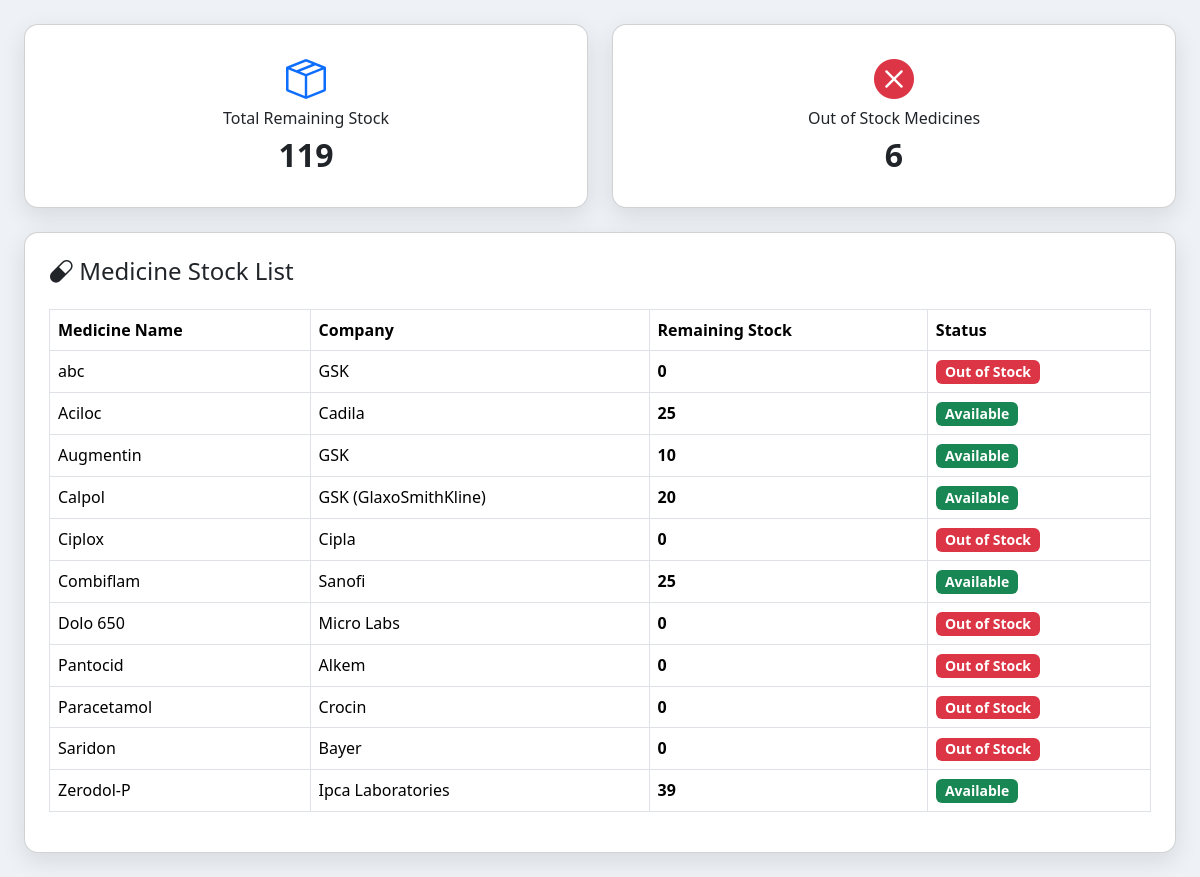
The page /bill_master/stock_bill.php on the database its author committed.
### tables this page shows
CREATE TABLE `medicine_master` (
  `id` int(11) NOT NULL,
  `medicine_name` varchar(100) NOT NULL,
  `company_name` varchar(100) DEFAULT NULL,
  `stock` int(11) DEFAULT 0,
  `created_at` timestamp NOT NULL DEFAULT current_timestamp()
);

### bill_master/stock_bill.php (the view, shortened to what this page needs)
<?php
$conn = mysqli_connect("localhost","root","","medical_shop");
$q1 = mysqli_query($conn,"SELECT SUM(stock) AS total_stock FROM medicine_master");
$totalStock = mysqli_fetch_assoc($q1)['total_stock'] ?? 0;
$outQ = mysqli_query($conn,"SELECT COUNT(*) AS out_stock FROM medicine_master WHERE stock = 0");
$outStock = mysqli_fetch_assoc($outQ)['out_stock'] ?? 0;
$data = mysqli_query($conn,"
    SELECT medicine_name, company_name, stock
    FROM medicine_master
    ORDER BY medicine_name ASC
");
?>
<!DOCTYPE html>
<html>
<head>
<link href="https://cdn.jsdelivr.net/npm/bootstrap@5.3.2/dist/css/bootstrap.min.css" rel="stylesheet">
<link href="https://cdn.jsdelivr.net/npm/bootstrap-icons@1.11.1/font/bootstrap-icons.css" rel="stylesheet">
</head>
<body>
<div class="container-fluid p-4">
<div class="row g-4 mb-4">
<div class="col-md-6">
<div class="card text-center p-4">
<i class="bi bi-box-seam fs-1 text-primary"></i>
<h6>Total Remaining Stock</h6>
<h2 class="fw-bold"><?= $totalStock ?></h2>
</div>
</div>
<div class="col-md-6">
<div class="card text-center p-4">
<i class="bi bi-x-circle-fill fs-1 text-danger"></i>
<h6>Out of Stock Medicines</h6>
<h2 class="fw-bold"><?= $outStock ?></h2>
</div>
</div>
</div>
<div class="card p-4">
<h4><i class="bi bi-capsule"></i> Medicine Stock List</h4>
<table class="table table-bordered table-hover mt-3">
<thead>
<tr>
<th>Medicine Name</th>
<th>Company</th>
<th>Remaining Stock</th>
<th>Status</th>
</tr>
</thead>
<tbody>
<?php while($r=mysqli_fetch_assoc($data)): ?>
<tr>
<td><?= $r['medicine_name'] ?></td>
<td><?= $r['company_name'] ?></td>
<td class="fw-bold"><?= $r['stock'] ?></td>
<td>
<?php if($r['stock'] > 0): ?>
<span class="badge bg-success">Available</span>
<?php else: ?>
<span class="badge bg-danger">Out of Stock</span>
<?php endif; ?>
</td>
</tr>
<?php endwhile; ?>
</tbody>
</table>
</div>
</div>
</body>
</html>

### bill_master/stock_bill.php (style rules this page uses)
body { background:#eef2f7;font-family:Segoe UI; }
.card { border-radius:14px;box-shadow:0 8px 24px rgba(0,0,0,.1); }
th { background:#0d6efd;color:white; }
.badge { font-size:14px; }

### rows shown on the page
medicine_master: medicine_name "abc", company_name "GSK", stock "0", shows "Out of Stock"
medicine_master: medicine_name "Aciloc", company_name "Cadila", stock "25", shows "Available"
medicine_master: medicine_name "Augmentin", company_name "GSK", stock "10", shows "Available"
medicine_master: medicine_name "Calpol", company_name "GSK (GlaxoSmithKline)", stock "20", shows "Available"
medicine_master: medicine_name "Ciplox", company_name "Cipla", stock "0", shows "Out of Stock"
medicine_master: medicine_name "Combiflam", company_name "Sanofi", stock "25", shows "Available"
medicine_master: medicine_name "Dolo 650", company_name "Micro Labs", stock "0", shows "Out of Stock"
medicine_master: medicine_name "Pantocid", company_name "Alkem", stock "0", shows "Out of Stock"
medicine_master: medicine_name "Paracetamol", company_name "Crocin", stock "0", shows "Out of Stock"
medicine_master: medicine_name "Saridon", company_name "Bayer", stock "0", shows "Out of Stock"
medicine_master: medicine_name "Zerodol-P", company_name "Ipca Laboratories", stock "39", shows "Available"

### other values the page prints
$totalStock "119"
$outStock "6"
